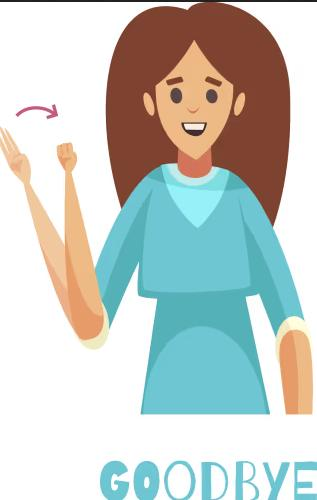
#> input picture bye.jpeg, 317 x 500 px, given in place of the camera
$ python gesture.py   (older library calls are emulated)
#> lines starting #> are read from the running program, lines starting #| are printed output that depends on the picture; after the words box and inside, x2 and y2 are one past the last pixel; in counts of white or black regions, pixels touching at a corner belong together
import cv2
import numpy as np
import math
cap = cv2.VideoCapture(0)

while(1):

    try:  #an error comes if it does not find anything in window as it cannot find contour of max area
          #therefore this try error statement

        ret, frame = cap.read()
#> frame is the input picture: shape (500, 317, 3); mean B, G, R 198, 203.3, 196.8
        frame=cv2.flip(frame,1)
        kernel = np.ones((3,3),np.uint8)

        #define region of interest
        roi=frame[100:300, 100:300]


        cv2.rectangle(frame,(100,100),(300,300),(0,255,0),0)
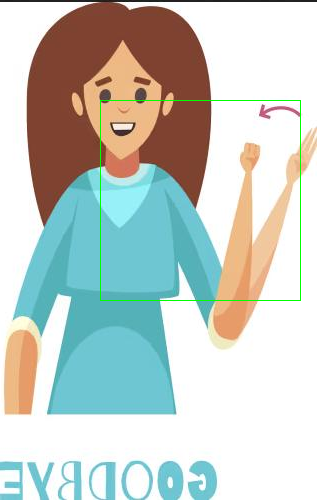
#> frame: shape (500, 317, 3); mean B, G, R 197, 203.6, 195.8
        hsv = cv2.cvtColor(roi, cv2.COLOR_BGR2HSV)
#> hsv: shape (200, 200, 3); mean H, S, V 47.5, 84.6, 218.8
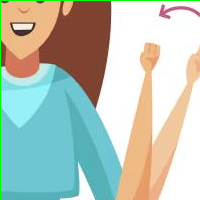
#> roi: shape (200, 200, 3); mean B, G, R 184.6, 196.2, 184.9


    # define range of skin color in HSV
        lower_skin = np.array([0,20,70], dtype=np.uint8)
        upper_skin = np.array([20,255,255], dtype=np.uint8)

     #extract skin colur imagw
        mask = cv2.inRange(hsv, lower_skin, upper_skin)
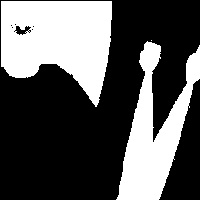
#> mask: shape (200, 200); 35% white; 3 white regions (1 under 20 px), largest, box (x1, y1, x2, y2) and area: (1, 1, 112, 107) 8249, (116, 41, 200, 200) 5751


    #extrapolate the hand to fill dark spots within
        mask = cv2.dilate(mask,kernel,iterations = 4)
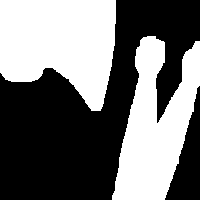
#> mask: shape (200, 200); 44.8% white; 2 white regions

    #blur the image
        mask = cv2.GaussianBlur(mask,(5,5),100)
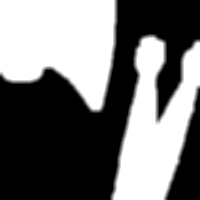
#> mask: shape (200, 200); min 0, max 255, mean 114.3


    #find contours
        _,contours,hierarchy= cv2.findContours(mask,cv2.RETR_TREE,cv2.CHAIN_APPROX_SIMPLE)
#> contours = 2 contours; box (x1, y1, x2, y2) and area: (0, 0, 118, 113) 10060, (110, 34, 200, 200) 9142

   #find contour of max area(hand)
        cnt = max(contours, key = lambda x: cv2.contourArea(x))
#> cnt = contour of 80 points, box (x1, y1, x2, y2) (0, 0, 118, 113), area 10060

    #approx the contour a little
        epsilon = 0.0005*cv2.arcLength(cnt,True)
#> epsilon = 0.225
        approx= cv2.approxPolyDP(cnt,epsilon,True)
#> approx has the same summary as cnt


    #make convex hull around hand
        hull = cv2.convexHull(cnt)
#> hull = contour of 12 points, box (x1, y1, x2, y2) (0, 0, 118, 113), area 11220

     #define area of hull and area of hand
        areahull = cv2.contourArea(hull)
#> areahull = 11219.5
        areacnt = cv2.contourArea(cnt)
#> areacnt = 10060

    #find the percentage of area not covered by hand in convex hull
        arearatio=((areahull-areacnt)/areacnt)*100
#> arearatio = 11.53

     #find the defects in convex hull with respect to hand
        hull = cv2.convexHull(approx, returnPoints=False)
#> hull = [79, 78, 76, 70, 64, 54, 52, 48, 47, 3, 1, 0]
        defects = cv2.convexityDefects(approx, hull)
#> defects = [[1, 3, 2, 154], [3, 47, 18, 6970], [48, 52, 49, 114], [52, 54, 53, 162], [54, 64, 55, 272], [64, 70, 67, 232], [70, 76, 73, 290], [76, 78, 77, 244]]

    # l = no. of defects
        l=0

    #code for finding no. of defects due to fingers
        for i in range(defects.shape[0]):
            s,e,f,d = defects[i,0]
            start = tuple(approx[s][0])
            end = tuple(approx[e][0])
            far = tuple(approx[f][0])
            pt= (100,180)


            # find length of all sides of triangle
            a = math.sqrt((end[0] - start[0])**2 + (end[1] - start[1])**2)
            b = math.sqrt((far[0] - start[0])**2 + (far[1] - start[1])**2)
            c = math.sqrt((end[0] - far[0])**2 + (end[1] - far[1])**2)
            s = (a+b+c)/2
            ar = math.sqrt(s*(s-a)*(s-b)*(s-c))

            #distance between point and convex hull
            d=(2*ar)/a

            # apply cosine rule here
            angle = math.acos((b**2 + c**2 - a**2)/(2*b*c)) * 57


            # ignore angles > 90 and ignore points very close to convex hull(they generally come due to noise)
            if angle <= 90 and d>30:
                l += 1
                cv2.circle(roi, far, 3, [255,0,0], -1)

            #draw lines around hand
            cv2.line(roi,start, end, [0,255,0], 2)
#> this loop made 8 passes
#> (e, f, start, end, far, a) on passes 1 to 8: (3, 2, (0, 77), (3, 81), (3, 80), 5), (47, 18, (3, 81), (89, 112), (50, 69), 91.42), (52, 49, (102, 112), (104, 108), (102, 111), 4.47), (54, 53, (104, 108), (105, 105), (104, 106), 3.16), (64, 55, (105, 105), (110, 82), (105, 100), 23.54), (70, 67, (110, 82), (113, 68), (111, 73), 14.32), (76, 73, (113, 68), (116, 47), (114, 53), 21.21), (78, 77, (116, 47), (117, 25), (116, 26), 22.02)
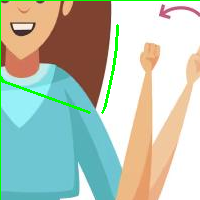
#> roi: shape (200, 200, 3); 1.31% of pixels changed, all inside (x1, y1, x2, y2) = (1, 24, 119, 114)
#> after the loop, l = 0


        l+=1
#> l = 1

        #print corresponding gestures which are in their ranges
        font = cv2.FONT_HERSHEY_SIMPLEX
#> font = 0
        if l==1:
            if areacnt<2000:
                cv2.putText(frame,'Put hand in the box',(0,50), font, 2, (0,0,255), 3, cv2.LINE_AA)
                print('Put hand in the box')
            else:
                if arearatio<12:
                    cv2.putText(frame,'0',(0,50), font, 2, (0,0,255), 3, cv2.LINE_AA)
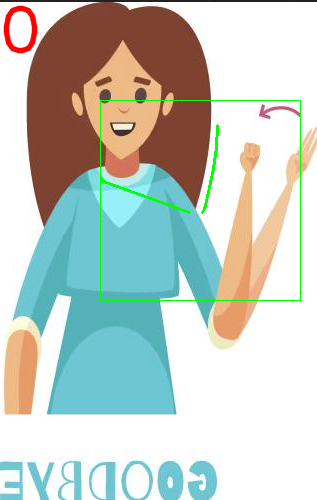
#> frame: shape (500, 317, 3); 0.82% of pixels changed, all inside (x1, y1, x2, y2) = (3, 5, 219, 214)
                    print('0')
                elif arearatio<17.5:
                    cv2.putText(frame,'Best of luck',(0,50), font, 2, (0,0,255), 3, cv2.LINE_AA)
                    print('Best of luck')
                else:
                    cv2.putText(frame,'1',(0,50), font, 2, (0,0,255), 3, cv2.LINE_AA)
                    print('1')
        elif l==2:
            cv2.putText(frame,'2',(0,50), font, 2, (0,0,255), 3, cv2.LINE_AA)
            print('2')
        elif l==3:

              if arearatio<27:
                    cv2.putText(frame,'3',(0,50), font, 2, (0,0,255), 3, cv2.LINE_AA)
                    print('3')
              else:
                    cv2.putText(frame,'ok',(0,50), font, 2, (0,0,255), 3, cv2.LINE_AA)
                    print('ok')
        elif l==4:
            cv2.putText(frame,'4',(0,50), font, 2, (0,0,255), 3, cv2.LINE_AA)
            print('4')
        elif l==5:
            cv2.putText(frame,'5',(0,50), font, 2, (0,0,255), 3, cv2.LINE_AA)
            print('5')
        elif l==6:
            cv2.putText(frame,'reposition',(0,50), font, 2, (0,0,255), 3, cv2.LINE_AA)
            print('reposition')
        else :
            cv2.putText(frame,'reposition',(10,50), font, 2, (0,0,255), 3, cv2.LINE_AA)
            print('reposition')
        #show the windows
        cv2.imshow('mask',mask)
        cv2.imshow('frame',frame)
    except:
        pass


    k = cv2.waitKey(5) & 0xFF
#> (key Esc is pressed here)
    if k == 27:
        break

cv2.destroyAllWindows()
cap.release()

$ run again, on hello.jpeg
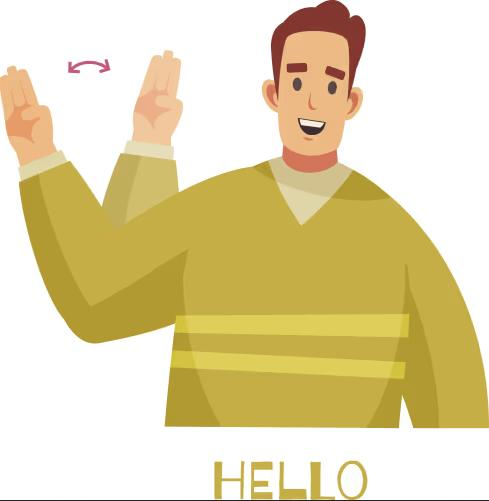
#> input picture hello.jpeg, 489 x 501 px, given in place of the camera
#> frame is the input picture: shape (501, 489, 3); mean B, G, R 170.5, 214.3, 227.6
#> hsv: shape (200, 200, 3); mean H, S, V 22.7, 115, 214.9
#> contours = 2 contours; box (x1, y1, x2, y2) and area: (20, 0, 130, 92) 7216, (156, 64, 169, 77) 144
#> cnt = contour of 85 points, box (x1, y1, x2, y2) (20, 0, 130, 92), area 7216
#> epsilon = 0.223
#> approx has the same summary as cnt
#> `hull = cv2.convexHull(cnt)`: hull = contour of 9 points, box (x1, y1, x2, y2) (20, 0, 130, 92), area 8991
#> areahull = 8991
#> areacnt = 7216
#> arearatio = 24.6
#> `hull = cv2.convexHull(approx, returnPoints=False)`: hull = [84, 83, 58, 53, 44, 43, 36, 1, 0]
#> defects = [[1, 36, 25, 5091], [36, 43, 40, 3062], [44, 53, 46, 3284], [53, 58, 57, 656], [58, 83, 66, 3172]]
#> the loop `for i in range(defects.shape[0]):` made 5 passes
#> (e, f, start, end, far, a) on passes 1 to 5: (36, 25, (20, 10), (25, 77), (43, 51), 67.19), (43, 40, (25, 77), (45, 91), (43, 75), 24.41), (53, 46, (58, 91), (116, 85), (59, 78), 58.31), (58, 57, (116, 85), (122, 80), (118, 80), 7.81), (83, 66, (122, 80), (129, 9), (113, 45), 71.34)
#> after the loop `for i in range(defects.shape[0]):`:
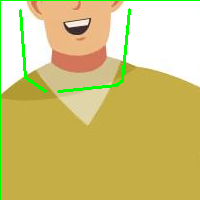
#> roi: shape (200, 200, 3); mean B, G, R 120.9, 194.9, 208.3
#> after the loop `for i in range(defects.shape[0]):`: l = 0
#> `l+=1`: l = 1
#> font = 0
#> `cv2.putText(frame,'1',(0,50), font, 2, (0,0,255), 3, cv2.LINE_AA)`:
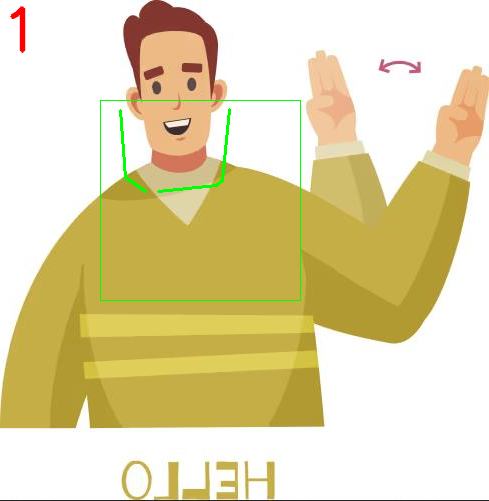
#> frame: shape (501, 489, 3); mean B, G, R 169.2, 214.3, 226.2

$ run again, on love.jpeg
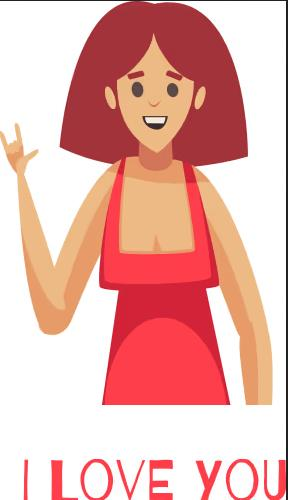
#> input picture love.jpeg, 288 x 500 px, given in place of the camera
#> frame is the input picture: shape (500, 288, 3); mean B, G, R 173, 179.6, 233.4
#> hsv: shape (200, 188, 3); mean H, S, V 56.8, 101.6, 232.2
#> contours = 5 contours; box (x1, y1, x2, y2) and area: (0, 0, 188, 200) 25144, (102, 0, 130, 18) 441, (64, 184, 82, 199) 231, (120, 19, 133, 33) 156, (76, 139, 80, 152) 26
#> cnt = contour of 265 points, box (x1, y1, x2, y2) (0, 0, 188, 200), area 25144
#> epsilon = 0.583
#> approx = contour of 140 points, box (x1, y1, x2, y2) (0, 0, 188, 200), area 25154
#> `hull = cv2.convexHull(cnt)`: hull = contour of 10 points, box (x1, y1, x2, y2) (0, 0, 188, 200), area 32866
#> areahull = 32865.5
#> areacnt = 25144.5
#> arearatio = 30.71
#> `hull = cv2.convexHull(approx, returnPoints=False)`: hull = [139, 47, 42, 41, 28, 26, 25, 7, 0]
#> defects = [[0, 7, 3, 2048], [7, 25, 14, 6764], [26, 28, 27, 417], [28, 41, 39, 2056], [42, 47, 44, 1382], [47, 139, 77, 33785]]
#> the loop `for i in range(defects.shape[0]):` made 6 passes
#> (e, f, start, end, far, a) on passes 1 to 6: (7, 3, (0, 0), (0, 159), (8, 50), 159), (25, 14, (0, 159), (99, 199), (73, 160), 106.8), (28, 27, (165, 199), (169, 176), (167, 178), 23.35), (41, 39, (169, 176), (187, 63), (176, 81), 114.4), (47, 44, (187, 24), (178, 16), (180, 25), 12.04), (139, 77, (178, 16), (89, 0), (133, 142), 90.43)
#> after the loop `for i in range(defects.shape[0]):`:
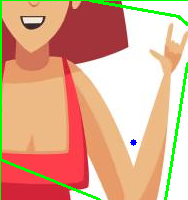
#> roi: shape (200, 188, 3); mean B, G, R 141.6, 171.2, 221.8
#> after the loop `for i in range(defects.shape[0]):`: l = 1
#> `l+=1`: l = 2
#> font = 0
#> `cv2.putText(frame,'2',(0,50), font, 2, (0,0,255), 3, cv2.LINE_AA)`:
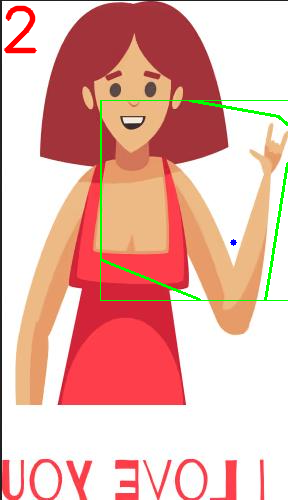
#> frame: shape (500, 288, 3); mean B, G, R 170, 179.6, 230.5
